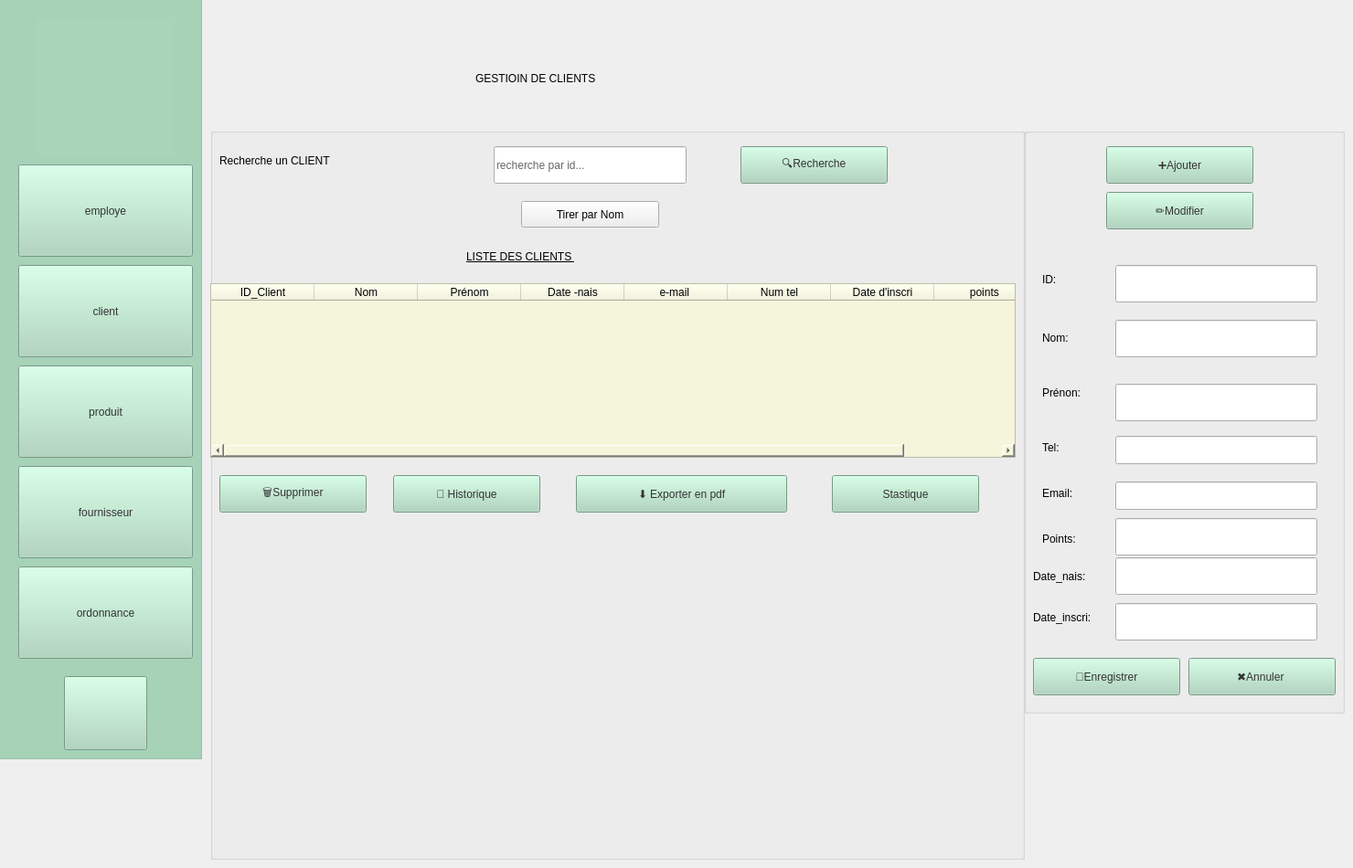
    <widget class="QWidget" name="client">
     <widget class="QGroupBox" name="groupBox2_2">
      <property name="geometry">
       <rect>
        <x>230</x>
        <y>140</y>
        <width>891</width>
        <height>801</height>
       </rect>
      </property>
      <property name="title">
       <string/>
      </property>
      <widget class="QLabel" name="Titre2_3">
       <property name="geometry">
        <rect>
         <x>280</x>
         <y>120</y>
         <width>231</width>
         <height>41</height>
        </rect>
       </property>
       <property name="styleSheet">
        <string notr="true">color: rgb(0, 0, 0);
text-decoration: underline;
font: 9pt &quot;Segoe UI&quot;;
font: 16pt &quot;Segoe UI&quot;;</string>
       </property>
       <property name="text">
        <string>LISTE DES CLIENTS </string>
       </property>
      </widget>
      <widget class="QPushButton" name="brecherche_c">
       <property name="geometry">
        <rect>
         <x>580</x>
         <y>20</y>
         <width>161</width>
         <height>41</height>
        </rect>
       </property>
       <property name="styleSheet">
        <string notr="true">background-color: rgb(168, 213, 186);
font: 14pt &quot;Segoe UI&quot;;
color: rgb(51, 51, 51);</string>
       </property>
       <property name="text">
        <string>🔍Recherche</string>
       </property>
      </widget>
      <widget class="QPushButton" name="bhistorique_c">
       <property name="geometry">
        <rect>
         <x>200</x>
         <y>380</y>
         <width>161</width>
         <height>41</height>
        </rect>
       </property>
       <property name="styleSheet">
        <string notr="true">background-color: rgb(168, 213, 186);
font: 14pt &quot;Segoe UI&quot;;
color: rgb(51, 51, 51);</string>
       </property>
       <property name="text">
        <string>📜 Historique</string>
       </property>
      </widget>
      <widget class="QPushButton" name="bexporter_c">
       <property name="geometry">
        <rect>
         <x>400</x>
         <y>380</y>
         <width>231</width>
         <height>41</height>
        </rect>
       </property>
       <property name="styleSheet">
        <string notr="true">background-color: rgb(168, 213, 186);
font: 14pt &quot;Segoe UI&quot;;
color: rgb(51, 51, 51);</string>
       </property>
       <property name="text">
        <string>⬇ Exporter en pdf</string>
       </property>
      </widget>
      <widget class="QLineEdit" name="lineEdit_recherche_c">
       <property name="geometry">
        <rect>
         <x>310</x>
         <y>20</y>
         <width>211</width>
         <height>41</height>
        </rect>
       </property>
       <property name="styleSheet">
        <string notr="true">color: rgb(102, 102, 102);
font: 11pt &quot;Segoe UI&quot;;
</string>
       </property>
       <property name="text">
        <string>recherche par id...</string>
       </property>
      </widget>
      <widget class="QLabel" name="label_15_c">
       <property name="geometry">
        <rect>
         <x>10</x>
         <y>20</y>
         <width>251</width>
         <height>31</height>
        </rect>
       </property>
       <property name="styleSheet">
        <string notr="true">color: rgb(0, 0, 0);
font: 16pt &quot;Segoe UI&quot;;</string>
       </property>
       <property name="text">
        <string>Recherche un CLIENT</string>
       </property>
      </widget>
      <widget class="QPushButton" name="btrier_c">
       <property name="geometry">
        <rect>
         <x>340</x>
         <y>80</y>
         <width>151</width>
         <height>29</height>
        </rect>
       </property>
       <property name="styleSheet">
        <string notr="true">color: rgb(0, 0, 0);
font: 12pt &quot;Segoe UI&quot;;</string>
       </property>
       <property name="text">
        <string>Tirer par Nom</string>
       </property>
      </widget>
      <widget class="QPushButton" name="bsupprimer_c">
       <property name="geometry">
        <rect>
         <x>10</x>
         <y>380</y>
         <width>161</width>
         <height>41</height>
        </rect>
       </property>
       <property name="styleSheet">
        <string notr="true">background-color: rgb(168, 213, 186);
font: 14pt &quot;Segoe UI&quot;;
color: rgb(51, 51, 51);</string>
       </property>
       <property name="text">
        <string>🗑Supprimer</string>
       </property>
      </widget>
      <widget class="QTableWidget" name="tableWidget_c">
       <property name="geometry">
        <rect>
         <x>0</x>
         <y>170</y>
         <width>881</width>
         <height>191</height>
        </rect>
       </property>
       <property name="styleSheet">
        <string notr="true">background-color: rgb(245, 245, 220);
font: 10pt &quot;Segoe UI&quot;;
color: rgb(0, 0, 0);</string>
       </property>
       <attribute name="horizontalHeaderDefaultSectionSize">
        <number>113</number>
       </attribute>
       <column>
        <property name="text">
         <string>ID_Client</string>
        </property>
       </column>
       <column>
        <property name="text">
         <string>Nom</string>
        </property>
       </column>
       <column>
        <property name="text">
         <string>Prénom</string>
        </property>
       </column>
       <column>
        <property name="text">
         <string>Date -nais</string>
        </property>
       </column>
       <column>
        <property name="text">
         <string>e-mail </string>
        </property>
       </column>
       <column>
        <property name="text">
         <string>Num tel</string>
        </property>
       </column>
       <column>
        <property name="text">
         <string>Date d'inscri</string>
        </property>
       </column>
       <column>
        <property name="text">
         <string>points </string>
        </property>
       </column>
      </widget>
      <widget class="QPushButton" name="bstatistique_c">
       <property name="geometry">
        <rect>
         <x>680</x>
         <y>380</y>
         <width>161</width>
         <height>41</height>
        </rect>
       </property>
       <property name="styleSheet">
        <string notr="true">background-color: rgb(168, 213, 186);
font: 14pt &quot;Segoe UI&quot;;
color: rgb(51, 51, 51);</string>
       </property>
       <property name="text">
        <string>Stastique</string>
       </property>
      </widget>
      <widget class="QLabel" name="afficestat_c">
       <property name="geometry">
        <rect>
         <x>120</x>
         <y>460</y>
         <width>681</width>
         <height>221</height>
        </rect>
       </property>
       <property name="text">
        <string/>
       </property>
      </widget>
     </widget>
     <widget class="QLabel" name="titgr_2">
      <property name="geometry">
       <rect>
        <x>520</x>
        <y>60</y>
        <width>471</width>
        <height>51</height>
       </rect>
      </property>
      <property name="whatsThis">
       <string>&lt;html&gt;&lt;head/&gt;&lt;body&gt;&lt;p align=&quot;center&quot;&gt;&lt;br/&gt;&lt;/p&gt;&lt;/body&gt;&lt;/html&gt;</string>
      </property>
      <property name="styleSheet">
       <string notr="true">font: 28pt &quot;Segoe UI&quot;;
color: rgb(0, 0, 0);</string>
      </property>
      <property name="text">
       <string>GESTIOIN DE CLIENTS</string>
      </property>
     </widget>
     <widget class="QGroupBox" name="groupBox_3">
      <property name="geometry">
       <rect>
        <x>1120</x>
        <y>140</y>
        <width>351</width>
        <height>641</height>
       </rect>
      </property>
      <property name="title">
       <string/>
      </property>
      <widget class="QPushButton" name="bajouter_c">
       <property name="geometry">
        <rect>
         <x>90</x>
         <y>20</y>
         <width>161</width>
         <height>41</height>
        </rect>
       </property>
       <property name="styleSheet">
        <string notr="true">background-color: rgb(168, 213, 186);
font: 14pt &quot;Segoe UI&quot;;
color: rgb(51, 51, 51);</string>
       </property>
       <property name="text">
        <string>➕Ajouter</string>
       </property>
      </widget>
      <widget class="QPushButton" name="bmodifier_c">
       <property name="geometry">
        <rect>
         <x>90</x>
         <y>70</y>
         <width>161</width>
         <height>41</height>
        </rect>
       </property>
       <property name="styleSheet">
        <string notr="true">background-color: rgb(168, 213, 186);
font: 14pt &quot;Segoe UI&quot;;
color: rgb(51, 51, 51);</string>
       </property>
       <property name="text">
        <string>✏️Modifier</string>
       </property>
      </widget>
      <widget class="QLabel" name="non_4">
       <property name="geometry">
        <rect>
         <x>20</x>
         <y>140</y>
         <width>41</width>
         <height>51</height>
        </rect>
       </property>
       <property name="styleSheet">
        <string notr="true">font: 11pt &quot;Segoe UI&quot;;
color: rgb(0, 0, 0);
</string>
       </property>
       <property name="text">
        <string>ID:</string>
       </property>
      </widget>
      <widget class="QLabel" name="label_22">
       <property name="geometry">
        <rect>
         <x>20</x>
         <y>220</y>
         <width>63</width>
         <height>20</height>
        </rect>
       </property>
       <property name="styleSheet">
        <string notr="true">font: 11pt &quot;Segoe UI&quot;;
color: rgb(0, 0, 0);</string>
       </property>
       <property name="text">
        <string>Nom:</string>
       </property>
      </widget>
      <widget class="QLabel" name="label_23">
       <property name="geometry">
        <rect>
         <x>20</x>
         <y>280</y>
         <width>63</width>
         <height>20</height>
        </rect>
       </property>
       <property name="styleSheet">
        <string notr="true">font: 11pt &quot;Segoe UI&quot;;
color: rgb(0, 0, 0);</string>
       </property>
       <property name="text">
        <string>Prénon:</string>
       </property>
      </widget>
      <widget class="QLabel" name="label_24">
       <property name="geometry">
        <rect>
         <x>20</x>
         <y>340</y>
         <width>63</width>
         <height>20</height>
        </rect>
       </property>
       <property name="styleSheet">
        <string notr="true">font: 11pt &quot;Segoe UI&quot;;
color: rgb(0, 0, 0);</string>
       </property>
       <property name="text">
        <string>Tel:</string>
       </property>
      </widget>
      <widget class="QLabel" name="label_25">
       <property name="geometry">
        <rect>
         <x>20</x>
         <y>390</y>
         <width>63</width>
         <height>20</height>
        </rect>
       </property>
       <property name="styleSheet">
        <string notr="true">font: 11pt &quot;Segoe UI&quot;;
color: rgb(0, 0, 0);</string>
       </property>
       <property name="text">
        <string>Email:</string>
       </property>
      </widget>
      <widget class="QLabel" name="label_26">
       <property name="geometry">
        <rect>
         <x>20</x>
         <y>440</y>
         <width>63</width>
         <height>20</height>
        </rect>
       </property>
       <property name="styleSheet">
        <string notr="true">font: 11pt &quot;Segoe UI&quot;;
color: rgb(0, 0, 0);</string>
       </property>
       <property name="text">
        <string>Points:</string>
       </property>
      </widget>
      <widget class="QLineEdit" name="lineid_c">
       <property name="geometry">
        <rect>
         <x>100</x>
         <y>150</y>
         <width>221</width>
         <height>41</height>
        </rect>
       </property>
       <property name="styleSheet">
        <string notr="true">color: rgb(102, 102, 102);
font: 11pt &quot;Segoe UI&quot;;</string>
       </property>
       <property name="text">
        <string/>
       </property>
      </widget>
      <widget class="QLineEdit" name="linenom_c">
       <property name="geometry">
        <rect>
         <x>100</x>
         <y>210</y>
         <width>221</width>
         <height>41</height>
        </rect>
       </property>
       <property name="styleSheet">
        <string notr="true">color: rgb(102, 102, 102);
font: 11pt &quot;Segoe UI&quot;;</string>
       </property>
       <property name="text">
        <string/>
       </property>
      </widget>
      <widget class="QLineEdit" name="lineprenom_c">
       <property name="geometry">
        <rect>
         <x>100</x>
         <y>280</y>
         <width>221</width>
         <height>41</height>
        </rect>
       </property>
       <property name="styleSheet">
        <string notr="true">color: rgb(102, 102, 102);
font: 11pt &quot;Segoe UI&quot;;</string>
       </property>
       <property name="text">
        <string/>
       </property>
      </widget>
      <widget class="QLineEdit" name="linetel_c">
       <property name="geometry">
        <rect>
         <x>100</x>
         <y>337</y>
         <width>221</width>
         <height>31</height>
        </rect>
       </property>
       <property name="styleSheet">
        <string notr="true">color: rgb(102, 102, 102);
font: 11pt &quot;Segoe UI&quot;;</string>
       </property>
       <property name="text">
        <string/>
       </property>
      </widget>
      <widget class="QLineEdit" name="lineemail_c">
       <property name="geometry">
        <rect>
         <x>100</x>
         <y>387</y>
         <width>221</width>
         <height>31</height>
        </rect>
       </property>
       <property name="styleSheet">
        <string notr="true">color: rgb(102, 102, 102);
font: 11pt &quot;Segoe UI&quot;;</string>
       </property>
       <property name="text">
        <string/>
       </property>
      </widget>
      <widget class="QLineEdit" name="linepoints_c">
       <property name="geometry">
        <rect>
         <x>100</x>
         <y>427</y>
         <width>221</width>
         <height>41</height>
        </rect>
       </property>
       <property name="styleSheet">
        <string notr="true">color: rgb(102, 102, 102);
font: 11pt &quot;Segoe UI&quot;;</string>
       </property>
       <property name="text">
        <string/>
       </property>
      </widget>
      <widget class="QPushButton" name="benregistrer_c">
       <property name="geometry">
        <rect>
         <x>10</x>
         <y>580</y>
         <width>161</width>
         <height>41</height>
        </rect>
       </property>
       <property name="styleSheet">
        <string notr="true">background-color: rgb(168, 213, 186);
font: 14pt &quot;Segoe UI&quot;;
color: rgb(51, 51, 51);</string>
       </property>
       <property name="text">
        <string>💾Enregistrer</string>
       </property>
      </widget>
      <widget class="QPushButton" name="bannuler_c">
       <property name="geometry">
        <rect>
         <x>180</x>
         <y>580</y>
         <width>161</width>
         <height>41</height>
        </rect>
       </property>
       <property name="styleSheet">
        <string notr="true">background-color: rgb(168, 213, 186);
font: 14pt &quot;Segoe UI&quot;;
color: rgb(51, 51, 51);</string>
       </property>
       <property name="text">
        <string>✖Annuler </string>
       </property>
      </widget>
      <widget class="QLabel" name="non_5">
       <property name="geometry">
        <rect>
         <x>10</x>
         <y>470</y>
         <width>81</width>
         <height>41</height>
        </rect>
       </property>
       <property name="styleSheet">
        <string notr="true">font: 11pt &quot;Segoe UI&quot;;
color: rgb(0, 0, 0);
</string>
       </property>
       <property name="text">
        <string>Date_nais:</string>
       </property>
      </widget>
      <widget class="QLabel" name="non_6">
       <property name="geometry">
        <rect>
         <x>10</x>
         <y>510</y>
         <width>91</width>
         <height>51</height>
        </rect>
       </property>
       <property name="styleSheet">
        <string notr="true">font: 11pt &quot;Segoe UI&quot;;
color: rgb(0, 0, 0);
</string>
       </property>
       <property name="text">
        <string>Date_inscri:</string>
       </property>
      </widget>
      <widget class="QLineEdit" name="linedate_inscri_c">
       <property name="geometry">
        <rect>
         <x>100</x>
         <y>520</y>
         <width>221</width>
         <height>41</height>
        </rect>
       </property>
       <property name="styleSheet">
        <string notr="true">color: rgb(102, 102, 102);
font: 11pt &quot;Segoe UI&quot;;</string>
       </property>
       <property name="text">
        <string/>
       </property>
      </widget>
      <widget class="QLineEdit" name="linedate_nais_c">
       <property name="geometry">
        <rect>
         <x>100</x>
         <y>470</y>
         <width>221</width>
         <height>41</height>
        </rect>
       </property>
       <property name="styleSheet">
        <string notr="true">color: rgb(102, 102, 102);
font: 11pt &quot;Segoe UI&quot;;</string>
       </property>
       <property name="text">
        <string/>
       </property>
      </widget>
     </widget>
     <widget class="QGroupBox" name="menu_2">
      <property name="geometry">
       <rect>
        <x>-10</x>
        <y>-20</y>
        <width>231</width>
        <height>851</height>
       </rect>
      </property>
      <property name="styleSheet">
       <string notr="true">background-color: rgb(168, 213, 186);</string>
      </property>
      <property name="title">
       <string/>
      </property>
      <widget class="QPushButton" name="bem_3">
       <property name="geometry">
        <rect>
         <x>30</x>
         <y>200</y>
         <width>191</width>
         <height>101</height>
        </rect>
       </property>
       <property name="styleSheet">
        <string notr="true">background-color: rgb(168, 213, 186);
border-color: rgb(0, 0, 0);
color: rgb(51, 51, 51);
font: 18pt &quot;Segoe UI&quot;;</string>
       </property>
       <property name="text">
        <string>employe</string>
       </property>
      </widget>
      <widget class="QPushButton" name="bc_3">
       <property name="geometry">
        <rect>
         <x>30</x>
         <y>310</y>
         <width>191</width>
         <height>101</height>
        </rect>
       </property>
       <property name="styleSheet">
        <string notr="true">background-color: rgb(168, 213, 186);
color: rgb(51, 51, 51);
font: 18pt &quot;Segoe UI&quot;;
</string>
       </property>
       <property name="text">
        <string>client</string>
       </property>
      </widget>
      <widget class="QPushButton" name="bo_3">
       <property name="geometry">
        <rect>
         <x>30</x>
         <y>640</y>
         <width>191</width>
         <height>101</height>
        </rect>
       </property>
       <property name="styleSheet">
        <string notr="true">background-color: rgb(168, 213, 186);
color: rgb(51, 51, 51);
font: 18pt &quot;Segoe UI&quot;;</string>
       </property>
       <property name="text">
        <string>ordonnance</string>
       </property>
      </widget>
      <widget class="QLabel" name="logo_c">
       <property name="geometry">
        <rect>
         <x>50</x>
         <y>40</y>
         <width>151</width>
         <height>151</height>
        </rect>
       </property>
       <property name="styleSheet">
        <string notr="true">background-image: url(:/logo1.png);</string>
       </property>
       <property name="text">
        <string/>
       </property>
      </widget>
      <widget class="QPushButton" name="bp_3">
       <property name="geometry">
        <rect>
         <x>30</x>
         <y>420</y>
         <width>191</width>
         <height>101</height>
        </rect>
       </property>
       <property name="styleSheet">
        <string notr="true">background-color: rgb(168, 213, 186);
color: rgb(51, 51, 51);
font: 18pt &quot;Segoe UI&quot;;
</string>
       </property>
       <property name="text">
        <string>produit</string>
       </property>
      </widget>
      <widget class="QPushButton" name="bf_3">
       <property name="geometry">
        <rect>
         <x>30</x>
         <y>530</y>
         <width>191</width>
         <height>101</height>
        </rect>
       </property>
       <property name="styleSheet">
        <string notr="true">background-color: rgb(168, 213, 186);
color: rgb(51, 51, 51);
font: 18pt &quot;Segoe UI&quot;;
</string>
       </property>
       <property name="text">
        <string>fournisseur</string>
       </property>
      </widget>
      <widget class="QPushButton" name="benregistrer_e_7">
       <property name="geometry">
        <rect>
         <x>80</x>
         <y>760</y>
         <width>91</width>
         <height>81</height>
        </rect>
       </property>
       <property name="styleSheet">
        <string notr="true">
background-image: url(:/Downloads/pngegg (1) (1) (1).png);

background-color: rgb(168, 213, 186);
color: rgb(51, 51, 51);
font: 18pt &quot;Segoe UI&quot;;</string>
       </property>
       <property name="text">
        <string/>
       </property>
      </widget>
     </widget>
    </widget>
